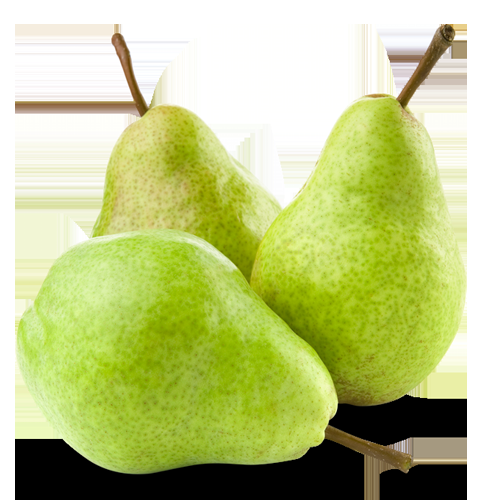
//> input picture image/pears.png, 500 x 500 px
$ ./show_img3   (built with g++ and OpenCV 4)
//> lines starting //> are read from the running program, lines starting //| are printed output that depends on the picture
#include <opencv.hpp>
using namespace cv;
using namespace std;

int main()
{
	Mat M1 = imread("image/pears.png", 0);
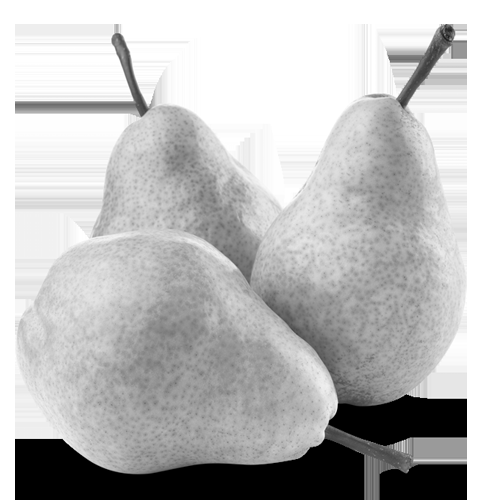
//> M1: 500 rows x 500 cols, CV_8UC1; min 0, max 255, mean 188.4
	Mat M3;

	imshow("M1", M1);
	flip(M1, M3, 0); // Vertical flip
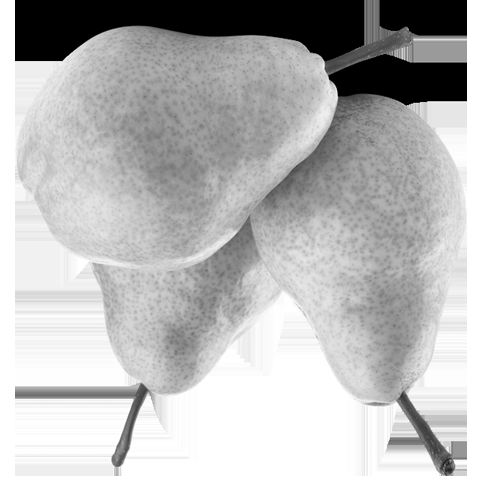
//> M3: 500 rows x 500 cols, CV_8UC1; min 0, max 255, mean 188.4
	imshow("0", M3);
	flip(M1, M3, 1);// Horizontal flip
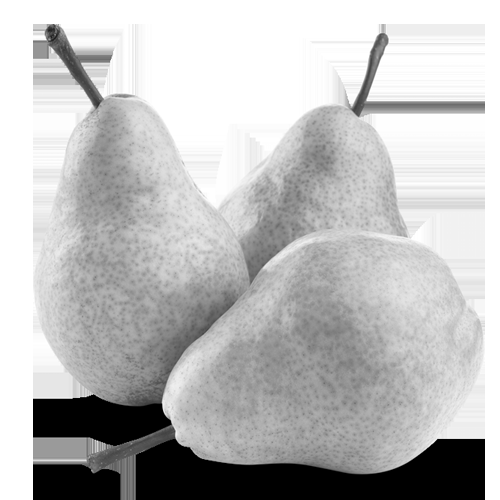
//> M3: 500 rows x 500 cols, CV_8UC1; min 0, max 255, mean 188.4
	imshow("1", M3);
	waitKey(0);

}

$ run again, with image/bird.png copied over image/pears.png
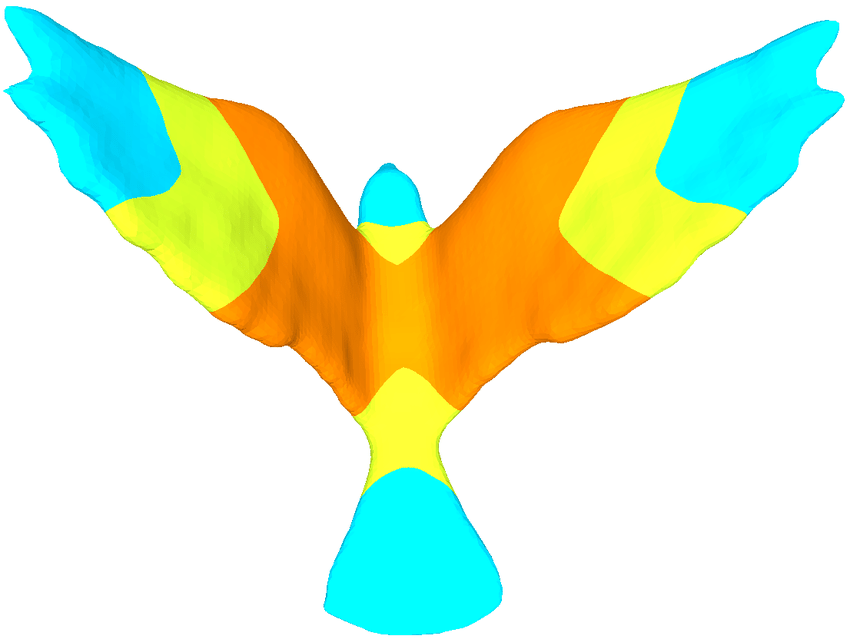
//> input picture image/bird.png, 850 x 639 px
//> `flip(M1, M3, 0);`:
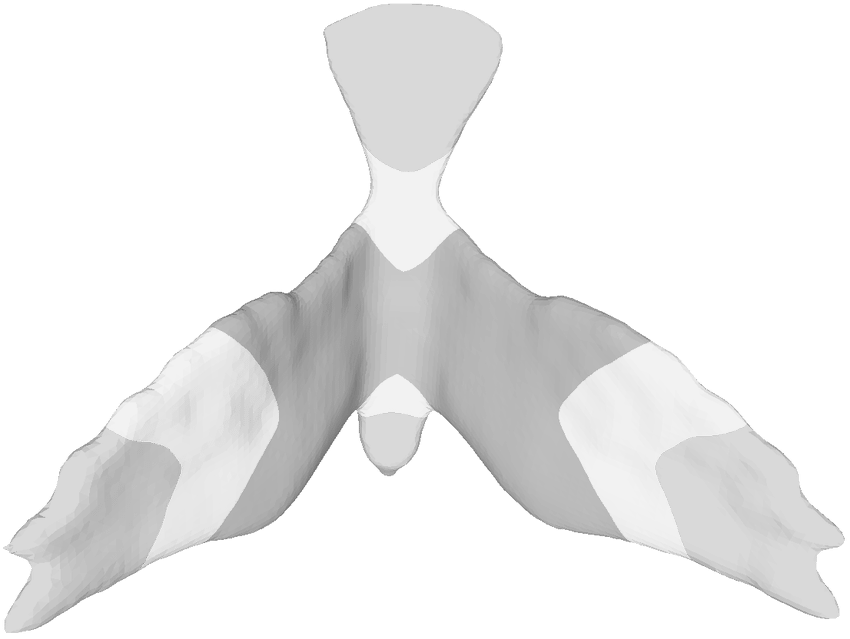
//> M3: 639 rows x 850 cols, CV_8UC1; min 117, max 255, mean 237.6
//> `flip(M1, M3, 1);`:
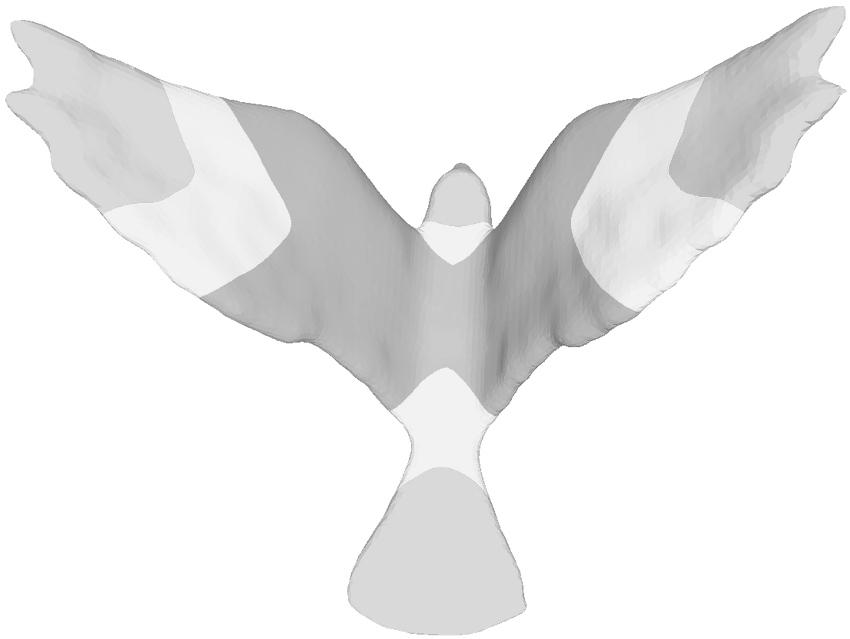
//> M3: 639 rows x 850 cols, CV_8UC1; min 117, max 255, mean 237.6

$ run again, with image/flower.png copied over image/pears.png
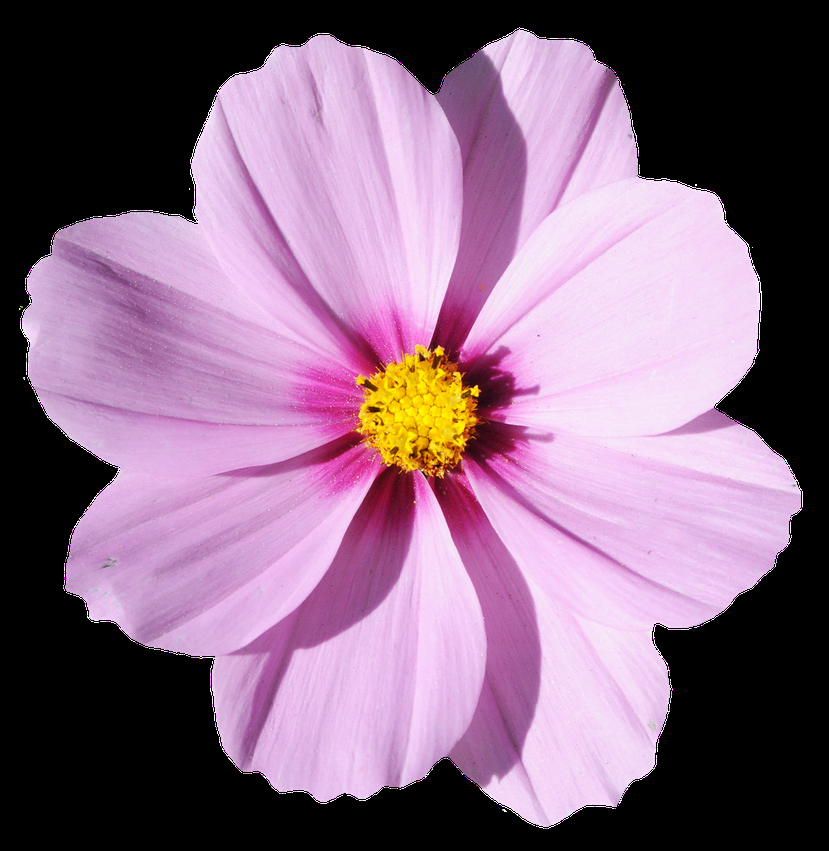
//> input picture image/flower.png, 829 x 851 px, shrunk from 1200 x 1233 before the run
//> `Mat M1 = imread("image/pears.png", 0);`:
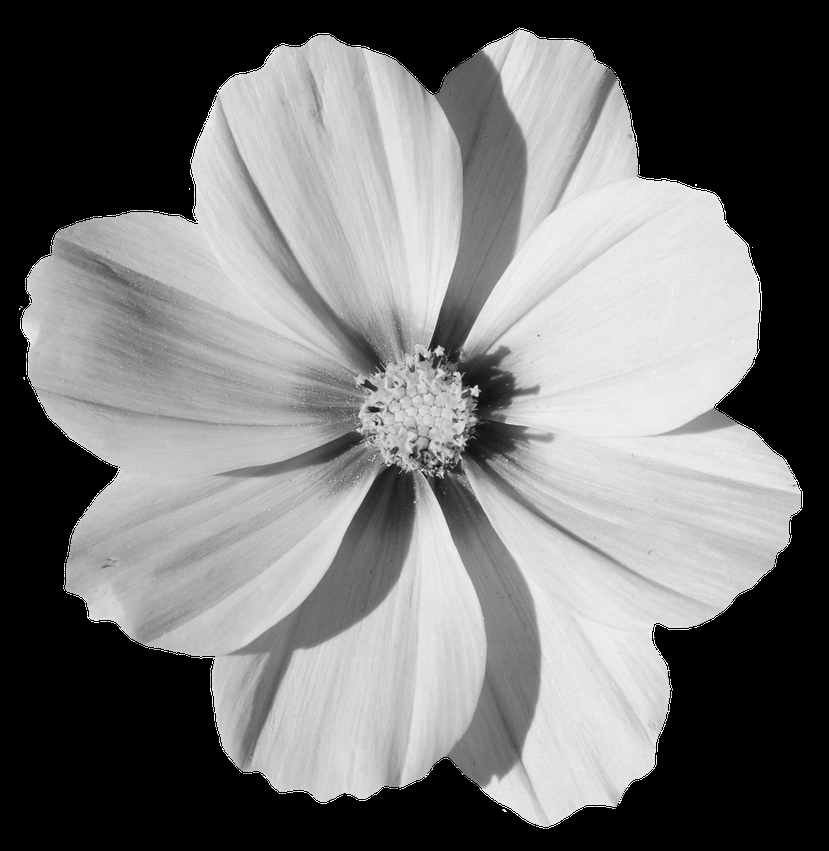
//> M1: 851 rows x 829 cols, CV_8UC1; min 0, max 255, mean 115.3
//> `flip(M1, M3, 1);`:
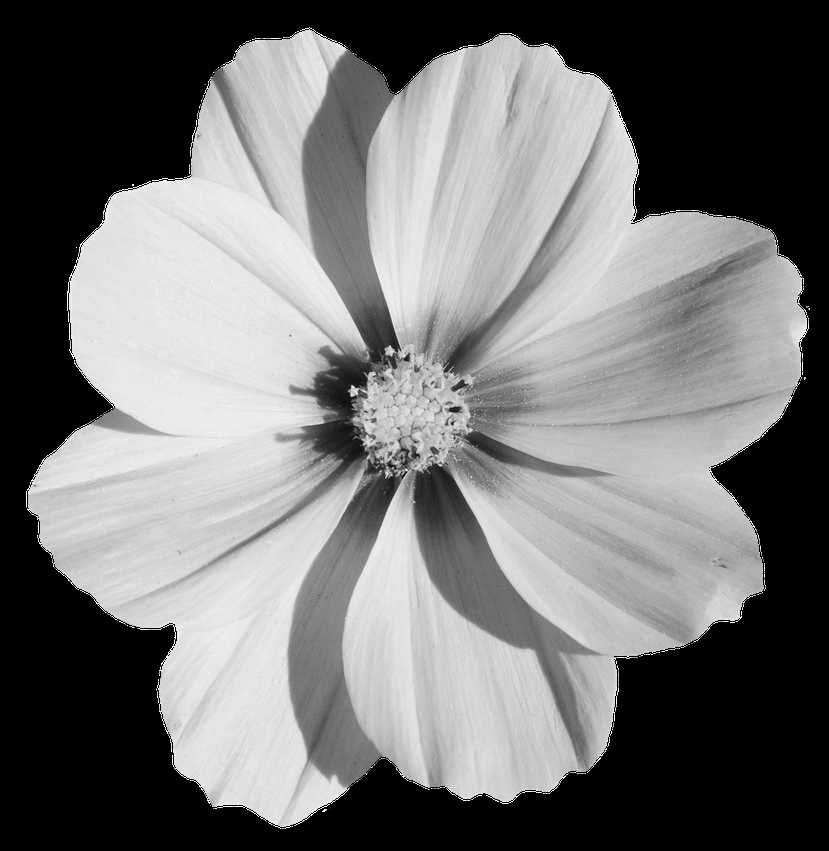
//> M3: 851 rows x 829 cols, CV_8UC1; min 0, max 255, mean 115.3
